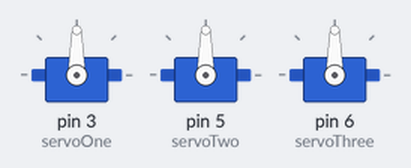
This sketch was run on a simulated Arduino Uno, built with avr-gcc and run on an emulated ATmega328P. Parts: 3 × servo.

Above: at 4.55 s.
Timing chart, 0 to 40.0 s (numbered marks = the images above):
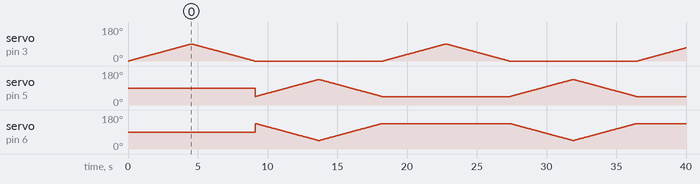

The sketch:

CH_Seven_Sketch_Three.ino
```cpp
#include <Servo.h>


Servo servoOne;
Servo servoTwo;
Servo servoThree;


int pos;


void setup() {
  servoOne.attach(3);
  servoTwo.attach(5);
  servoThree.attach(6);
}


void loop() {
  for (pos = 0; pos <= 90; pos++) {
    servoOne.write(pos);
    delay(50);
  }
  for (pos = 90; pos >= 0; pos--) {
    servoOne.write(pos);
    delay(50);
  }
  for (pos = 0; pos <= 90; pos++) {
    servoTwo.write(45 + pos);
    servoThree.write(135 - pos);
    delay(50);
  }


  for (pos = 0; pos <= 90; pos++) {
    servoTwo.write(135 - pos);
    servoThree.write(45 + pos);
    delay(50);
  }
}
```
